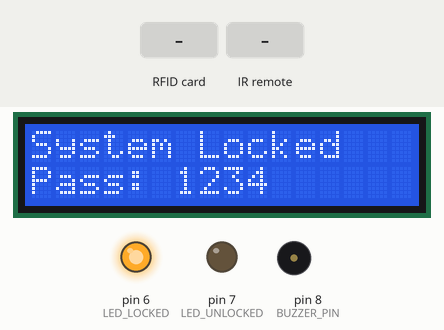
Recording of a sketch running on a simulated Arduino Uno, built with avr-gcc and run on an emulated ATmega328P. Parts: 16×2 character LCD, output pins drawn as LEDs (lit = HIGH), buzzer (waves = sounding). The test bench sets the inputs (shaded band). Pins used as bus, display or sensor lines are not drawn; what the sketch prints to the serial monitor is not drawn.

Above: at 1.3 s.
1.4 s: RFID card AB CD EF 12 held to the reader
At 2.3 s:
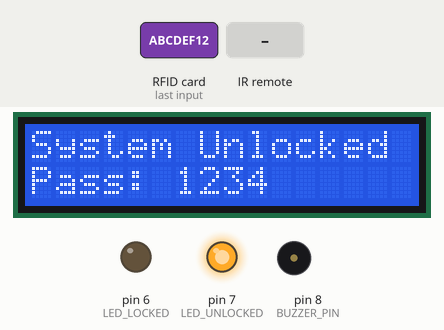
3.1 s: RFID card AB CD EF 12 held to the reader
At 3.23 s:
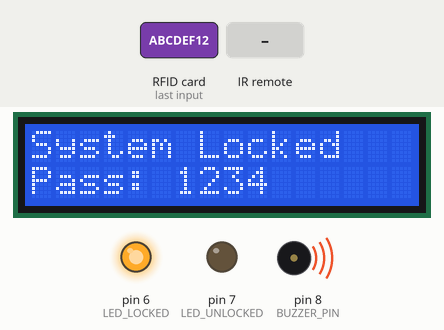
4.8 s: infrared code 0xFF6897 received
At 5.8 s:
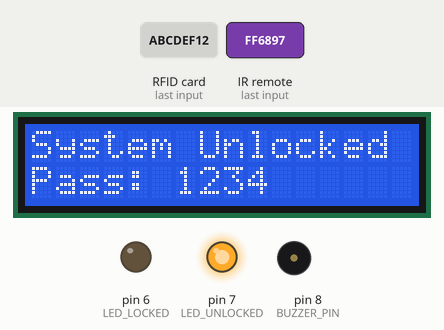
6.3 s: RFID card 5E 7A 19 C4 held to the reader
At 6.46 s:
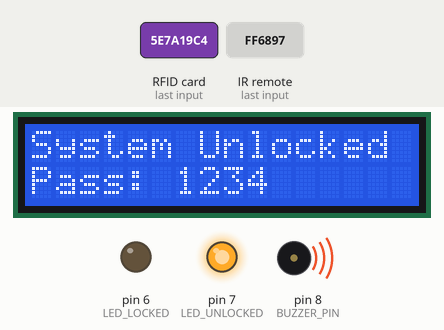
Timing chart, 0 to 8.8 s (numbered marks = the images above; inputs shaded):
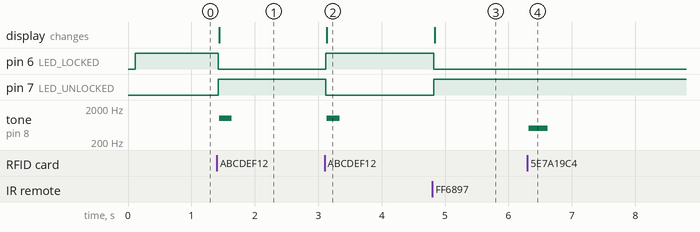

Measured:
- after the input at 1.4 s, pin 6 (LED_LOCKED): HIGH → LOW at once; pin 7 (LED_UNLOCKED): LOW → HIGH at once; tone on pin 8 (BUZZER_PIN): silent → 1000 Hz at once, → silent 0.20 s later; the display: changes at once (image 1)
- after the input at 3.1 s, pin 6 (LED_LOCKED): LOW → HIGH at once; pin 7 (LED_UNLOCKED): HIGH → LOW at once; tone on pin 8 (BUZZER_PIN): silent → 1000 Hz at once, → silent 0.20 s later; the display: changes at once (image 2)
- after the input at 4.8 s, pin 6 (LED_LOCKED): HIGH → LOW at once; pin 7 (LED_UNLOCKED): LOW → HIGH at once; the display: changes at once (image 3)
- after the input at 6.3 s, tone on pin 8 (BUZZER_PIN): silent → 500 Hz at once, → silent 0.30 s later

The sketch:

RFID_reader.ino
```cpp
#include <SPI.h>
#include <MFRC522.h>
#include <IRremote.h>
#include <Wire.h>
#include <LiquidCrystal_I2C.h>

// Pin Definitions
#define RST_PIN 9       // Reset pin for RC522
#define SS_PIN 10       // Slave Select pin for RC522
#define LED_LOCKED 6    // "Locked" LED
#define LED_UNLOCKED 7  // "Unlocked" LED
#define BUZZER_PIN 8    // Buzzer pin
#define IR_RECEIVER_PIN 3 // IR receiver pin

// Initialize RFID, IR receiver, and LCD
MFRC522 mfrc522(SS_PIN, RST_PIN);
IRrecv irrecv(IR_RECEIVER_PIN);
decode_results results;
LiquidCrystal_I2C lcd(0x27, 16, 2); // Adjust I2C address if necessary

// Passwords stored in code
const char* passwords[] = {
  "1234", "5678", "91011", "1213", "1415", "1617", "1819", "2021", "2223"
};
int selectedPasswordIndex = 0; // Initially select the first password
bool isLocked = true; // Initial lock state

// Registered RFID UID (replace with your tag's UID)
byte allowedUID[] = {0xAB, 0xCD, 0xEF, 0x12}; // Example UID (replace with actual)

void setup() {
  // Initialize serial, RFID, IR, and LCD
  Serial.begin(9600);
  SPI.begin();
  mfrc522.PCD_Init();
  irrecv.enableIRIn();
  lcd.init();
  lcd.backlight();

  // Initialize LEDs and buzzer
  pinMode(LED_LOCKED, OUTPUT);
  pinMode(LED_UNLOCKED, OUTPUT);
  pinMode(BUZZER_PIN, OUTPUT);
  digitalWrite(LED_LOCKED, HIGH);
  digitalWrite(LED_UNLOCKED, LOW);

  // Display initial status
  lcd.setCursor(0, 0);
  lcd.print("System Locked");
  lcd.setCursor(0, 1);
  lcd.print("Pass: ");
  lcd.print(passwords[selectedPasswordIndex]);
  Serial.println("Place your RFID card near the reader...");
}

void loop() {
  // RFID Card Detection
  if (mfrc522.PICC_IsNewCardPresent() && mfrc522.PICC_ReadCardSerial()) {
    if (isAllowedUID()) {
      toggleLockState();
      signalChange();
    } else {
      Serial.println("Unauthorized card!");
      tone(BUZZER_PIN, 500, 300);
    }
    mfrc522.PICC_HaltA();
  }

  // IR Remote Input Detection
  if (irrecv.decode(&results)) {
    handleIRInput(results.value);
    irrecv.resume(); // Receive the next value
  }
}

bool isAllowedUID() {
  if (mfrc522.uid.size != sizeof(allowedUID)) {
    return false;
  }
  for (byte i = 0; i < mfrc522.uid.size; i++) {
    if (mfrc522.uid.uidByte[i] != allowedUID[i]) {
      return false;
    }
  }
  return true;
}

void toggleLockState() {
  if (isLocked) {
    digitalWrite(LED_LOCKED, LOW);
    digitalWrite(LED_UNLOCKED, HIGH);
    lcd.setCursor(0, 0);
    lcd.print("System Unlocked");
    Serial.println("Files Unlocked");
  } else {
    digitalWrite(LED_LOCKED, HIGH);
    digitalWrite(LED_UNLOCKED, LOW);
    lcd.setCursor(0, 0);
    lcd.print("System Locked  ");
    Serial.println("Files Locked");
  }
  isLocked = !isLocked;
}

void signalChange() {
  tone(BUZZER_PIN, 1000, 200);
}

void handleIRInput(unsigned long input) {
  switch (input) {
    case 0xFFA25D: // Button "1"
    case 0xFF629D: // Button "2"
    case 0xFFE21D: // Button "3"
    case 0xFF22DD: // Button "4"
    case 0xFF02FD: // Button "5"
    case 0xFFC23D: // Button "6"
    case 0xFFE01F: // Button "7"
    case 0xFFA857: // Button "8"
    case 0xFF906F: // Button "9"
      selectedPasswordIndex = (input - 0xFFA25D) / 0x1000; // Map IR code to 0-8
      updateLCD();
      break;
    case 0xFF6897: // Lock/Unlock button (e.g., "0" button)
      toggleLockState();
      break;
    default:
      Serial.println("Unknown button");
  }
}

void updateLCD() {
  lcd.setCursor(0, 1);
  lcd.print("Pass: ");
  lcd.print(passwords[selectedPasswordIndex]);
}
```
